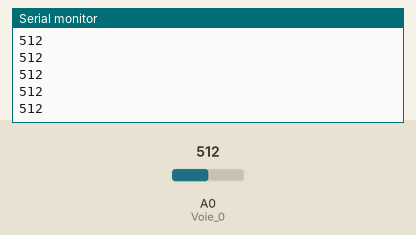
Bench run of a sketch on a simulated Arduino Uno, built with avr-gcc and run on an emulated ATmega328P. Parts: the last lines printed to the serial monitor. The test bench sets the inputs (shaded band); at power-on: A0 (Voie_0) = 512.

Above: at 1.2 s.
1.3 s: A0 (Voie_0) set to 716
At 2.0 s:
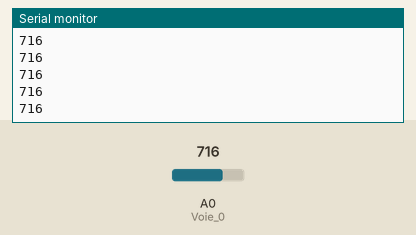
2.8 s: A0 (Voie_0) set to 900
At 3.4 s:
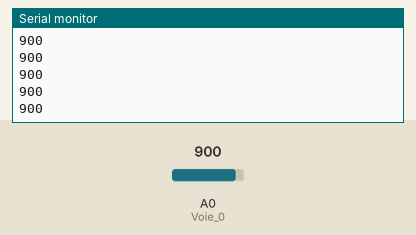
Timing chart, 0 to 5.8 s (numbered marks = the images above; inputs shaded):
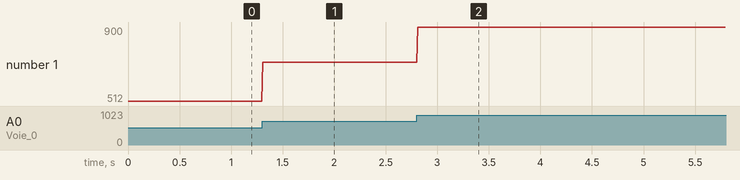

Measured:
- after the input at 1.3 s, the serial monitor: prints a new line at once (image 1)
- after the input at 2.8 s, the serial monitor: prints a new line at once (image 2)
- plotted number 1: 512 → 716 after the input at 1.3 s, 716 → 900 after the input at 2.8 s

The sketch:

photoresistance.ino
```cpp
// A calibrer !!!
// 1024 = Noir complet
// 0 = lumière maximal
// -> calibrer pour avoir des unités ?

const int Voie_0=0; //declaration constante de broche analogique
//const int Voie_0=4 // digital

// --- Déclaration des variables globales ---
int mesure_brute=0;// Variable pour acquisition résultat brut de conversion analogique numérique


void setup()   {

Serial.begin(9600);
}


void loop(){

//mesure_brute=digitalRead(Voie_0);
mesure_brute=analogRead(Voie_0);

// affiche valeur numerique entière ou à virgule au format décimal
Serial.println(mesure_brute);

delay(10); // fixe une pause entre 2 mesures
// plus le délai est court, plus la trace est rapide

} // fin de la fonction loop() - le programme recommence au début de la fonction loop sans fin
// ********************************************************************************

// --- Fin programme ---
```
